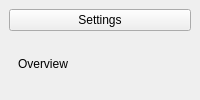
<?xml version="1.0" encoding="UTF-8"?>
<ui version="4.0">
 <class>MainWindow</class>
 <widget class="QMainWindow" name="mainWindow">
  <property name="windowTitle"><string>Qt UI Copilot Fixture</string></property>
  <property name="windowIcon"><iconset resource="../resources/common.qrc"><normaloff>:/icons/network.svg</normaloff>:/icons/network.svg</iconset></property>
  <widget class="QWidget" name="centralWidget">
   <layout class="QVBoxLayout" name="centralLayout">
    <item><widget class="QPushButton" name="settingsButton"><property name="text"><string>Settings</string></property></widget></item>
    <item>
     <widget class="QStackedWidget" name="settingsStack">
      <widget class="QWidget" name="overviewPage"><layout class="QVBoxLayout" name="overviewLayout"><item><widget class="QLabel" name="overviewLabel"><property name="text"><string>Overview</string></property></widget></item></layout></widget>
      <widget class="QWidget" name="settingsLandingPage"><layout class="QVBoxLayout" name="settingsLayout"><item><widget class="QPushButton" name="networkButton"><property name="text"><string>Network settings</string></property></widget></item></layout></widget>
     </widget>
    </item>
   </layout>
  </widget>
 </widget>
 <resources><include location="../resources/common.qrc"/></resources>
 <connections/>
</ui>
